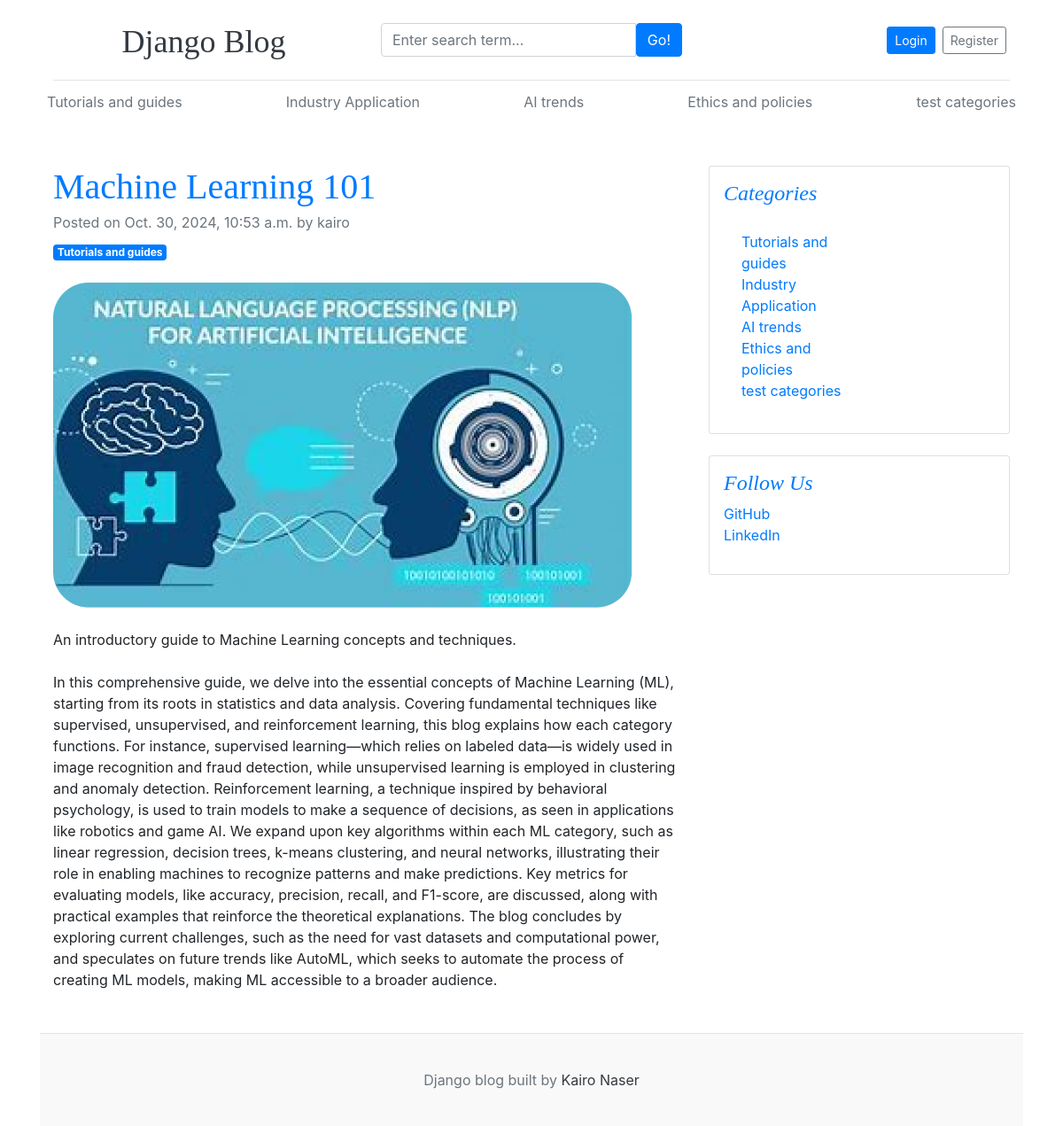
Page /blogs/machine-learning-101/ on the earlier database version.
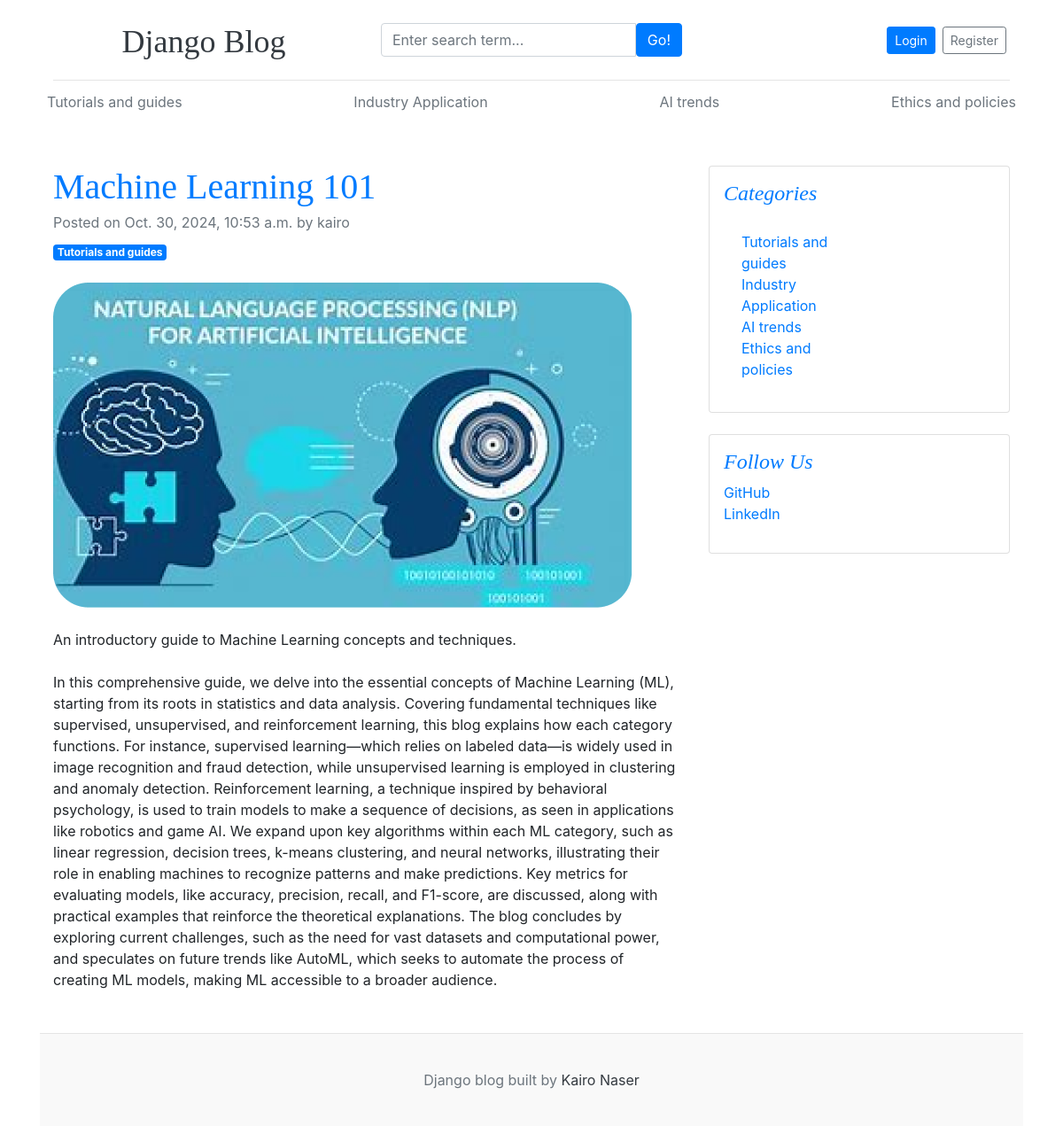
Same page on the later database version.
### blogs/models.py (models this page shows)
class Category(models.Model):
    category_name = models.CharField(max_length=50, unique=True)
    created_at = models.DateTimeField(auto_now_add=True)
    updated_at = models.DateTimeField(auto_now=True)
    class Meta:
        verbose_name_plural ='Categories'
    def __str__(self):
        return self.category_name

### blogs/views.py (the view)
# urls.py: path('blogs/<slug:slug>/', BlogsView.blogs, name='blogs'),
def blogs(request,slug):
   single_post =  get_object_or_404(Blogs, slug=slug , status ='published')
   context = {
      'single_post':single_post
   }
   return render(request, 'blogs.html', context)

### blogs/context_processors.py (called while the page is built)
def get_categories(request):
    categories = Category.objects.all()
    return dict(categories=categories)

### templates/blogs.html
{% extends 'base/base.html' %}
{% block content %}
<div class="container mt-5">
    <div class="row">
        <div class="col-lg-8 col-md-12">
            <article>
                <header class="mb-4">
                    <h1 class="fw-bolder mb-1 text-primary">{{single_post.title}}</h1>
                    <div class="text-muted fst-italic mb-2">Posted on {{single_post.created_at}} by {{single_post.author}}</div>
                    <a class="badge bg-primary text-decoration-none text-white" href="#!">{{single_post.category}}</a>
                </header>
                <figure class="mb-4"><img class="img-fluid rounded" src="{{single_post.blog_image.url }}" alt="..." /></figure>
                <section class="mb-5">
                    <p class="fs-5 mb-4">{{single_post.short_description}}</p>
                    <p class="fs-5 mb-4">{{single_post.blog_body}}</p>
                    </section>
            </article>
        </div>
        <div class="col-lg-4 col-md-12">
            <div class="card mb-4 p-3">
                <h4 class="font-italic text-primary">Categories</h4>
                <div class="card-body">
                    <div class="row">
                        <div class="col-sm-6">
                            <ul class="list-unstyled mb-0">
                                {% for cat in categories %}
                                <li><a href="{% url 'posts_by_category' cat.id %}" class="text-primary">{{cat.category_name}}</a></li>
                                {% endfor %}
                            </ul>
                        </div>
                    </div>
                </div>
            </div>
            <div class="card mb-4 p-3">
                <h4 class="font-italic text-primary">Follow Us</h4>
                <ol class="list-unstyled">
                    <li><a href="#" class="text-primary">GitHub</a></li>
                    <li><a href="#" class="text-primary">LinkedIn</a></li>
                </ol>
            </div>
        </div>
    </div>
</div>
{% endblock %}

### templates/base/header.html (shortened to what this page needs)
{%load static%}
<!DOCTYPE html>
<html lang="en">
<head>
    <link href="https://getbootstrap.com/docs/4.0/dist/css/bootstrap.min.css" rel="stylesheet">
    <link rel="stylesheet" href="{%static 'css/blog.css'%}">
    <link rel="stylesheet" href="https://cdnjs.cloudflare.com/ajax/libs/font-awesome/6.6.0/css/fontawesome.min.css" />
    <link rel="stylesheet" href="https://cdnjs.cloudflare.com/ajax/libs/font-awesome/4.7.0/css/font-awesome.min.css">
  </head>
<body>
    <div class="container"><div class="container">
      <header class="blog-header py-3">
        <div class="row justify-content-between align-items-center">
          <div class="col-12 col-md-4 pt-1 text-center text-md-start">
            <a class="blog-header-logo text-dark" href="/">Django Blog</a>
          </div>
          <div class="col-12 col-md-4 my-2 my-md-0">
            <form action="{% url 'search' %}" method="GET" class="d-flex justify-content-center">
              <div class="input-group">
                <input
                  class="form-control"
                  name="keyword"
                  type="text"
                  placeholder="Enter search term..."
                  aria-label="Enter search term..."
                  aria-describedby="button-search"
                  required
                />
                <button type="submit" class="btn btn-primary" id="button-search">Go!</button>
              </div>
            </form>
          </div>
          <div class="col-12 col-md-4 d-flex justify-content-center justify-content-md-end align-items-center">
            {% if not user.is_authenticated %}
            <a class="btn btn-sm btn-primary mx-1" href="{% url 'login' %}">Login</a>
            <a class="btn btn-sm btn-outline-secondary mx-1" href="{% url 'register' %}">Register</a>
            {% else %}
            <a href="{% url 'dashboard' %}" class="btn btn-sm btn-primary mx-1">Dashboard</a>
            <a href="{% url 'logout' %}" class="btn btn-sm btn-outline-secondary mx-1">Logout</a>
            {% endif %}
          </div>
        </div>
      </header>
    </div>
      <div class="nav-scroller py-1 mb-2">
        <nav class="nav d-flex justify-content-between">
          {%for cat in categories%}
          <a class="p-2 text-muted" href="{% url 'posts_by_category' cat.id %}">{{cat.category_name}}</a>
         {%endfor%}
        </nav>
      </div>

Differences in the rows shown:
removed Category: category_name "test categories"
